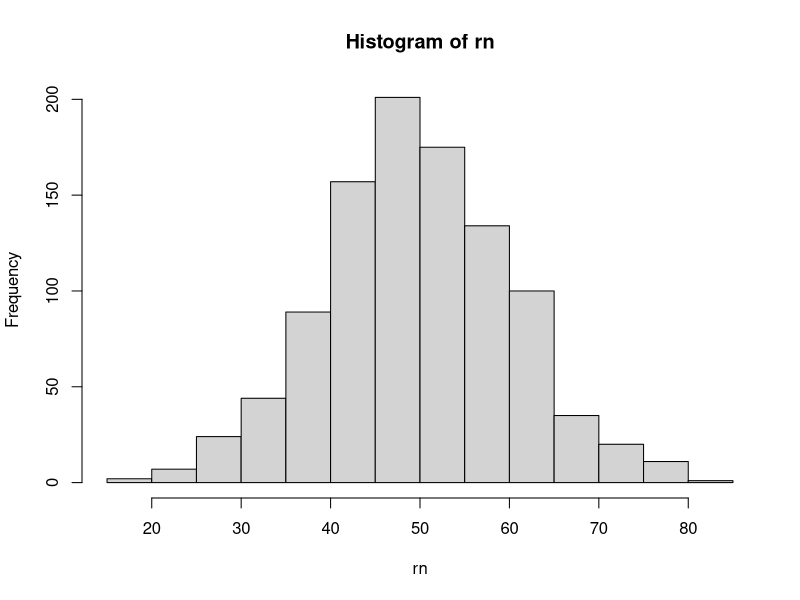
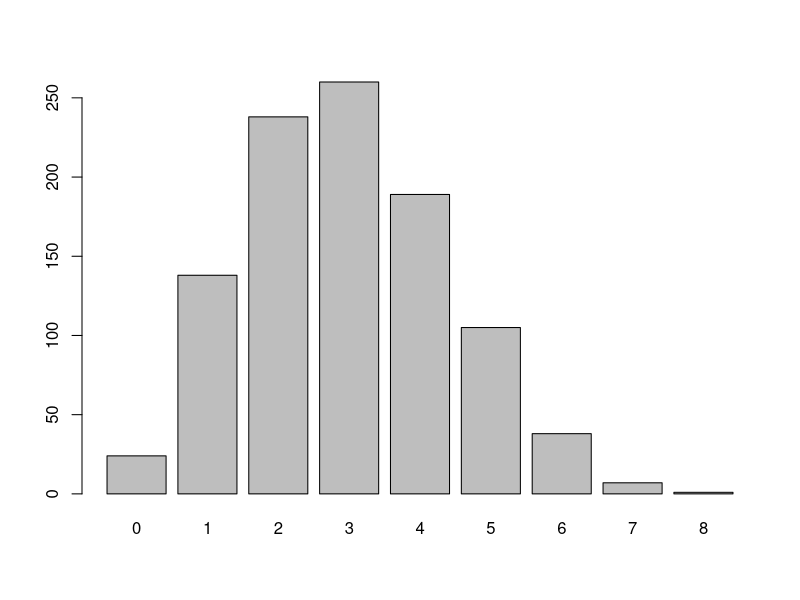
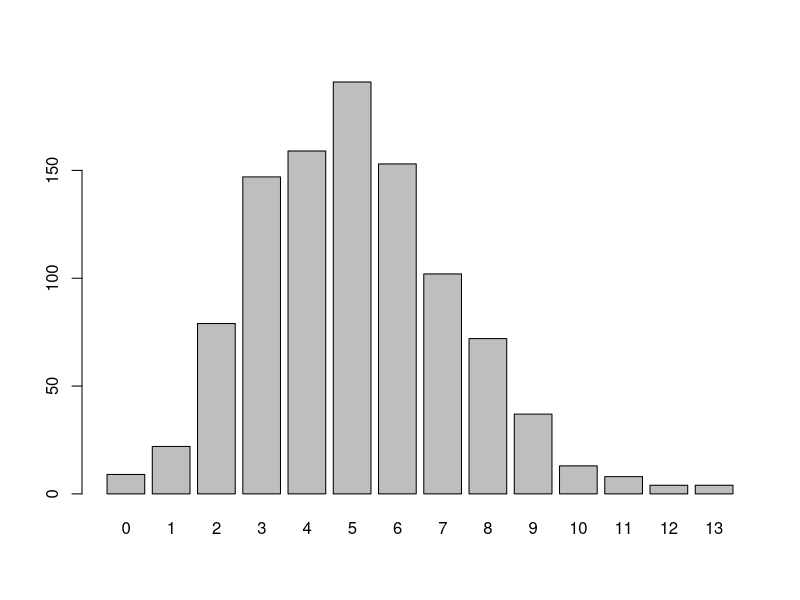
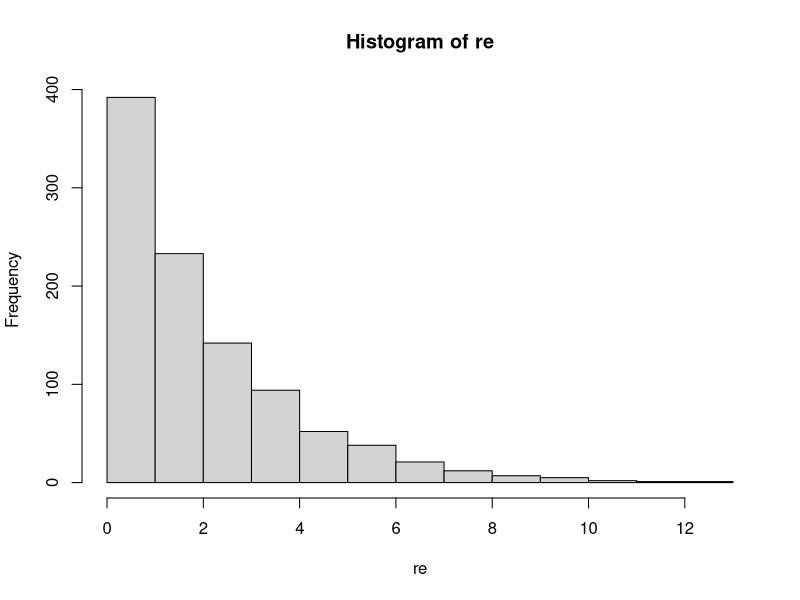
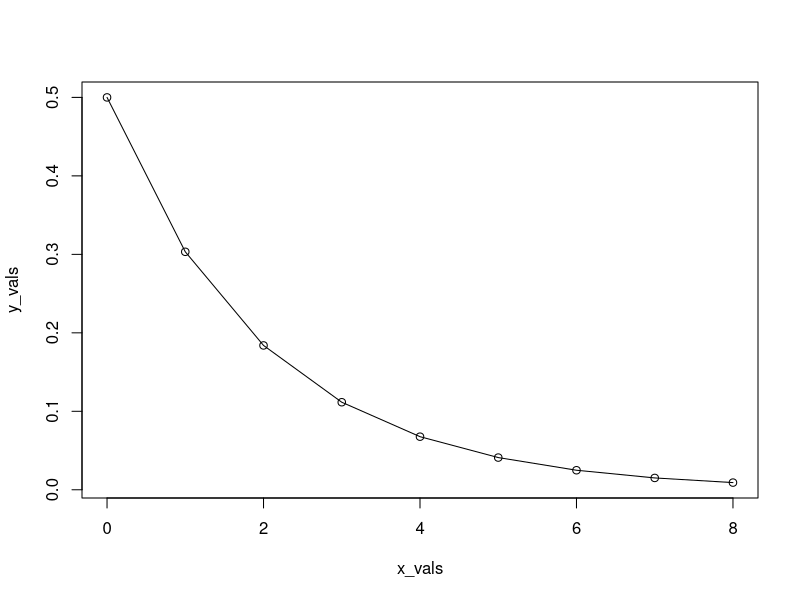
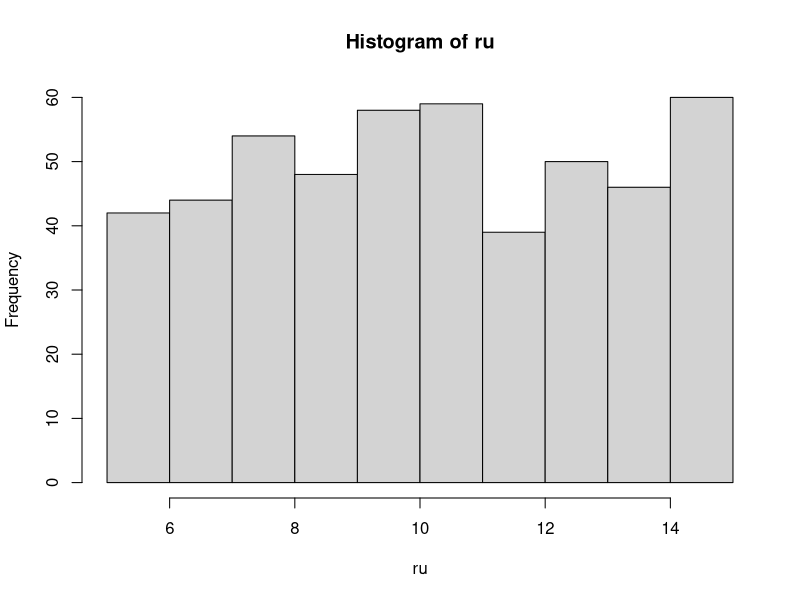
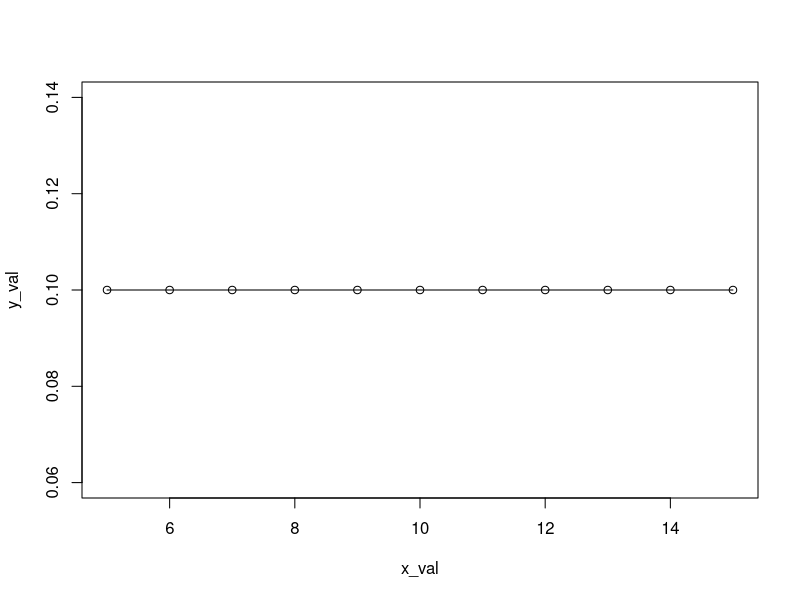
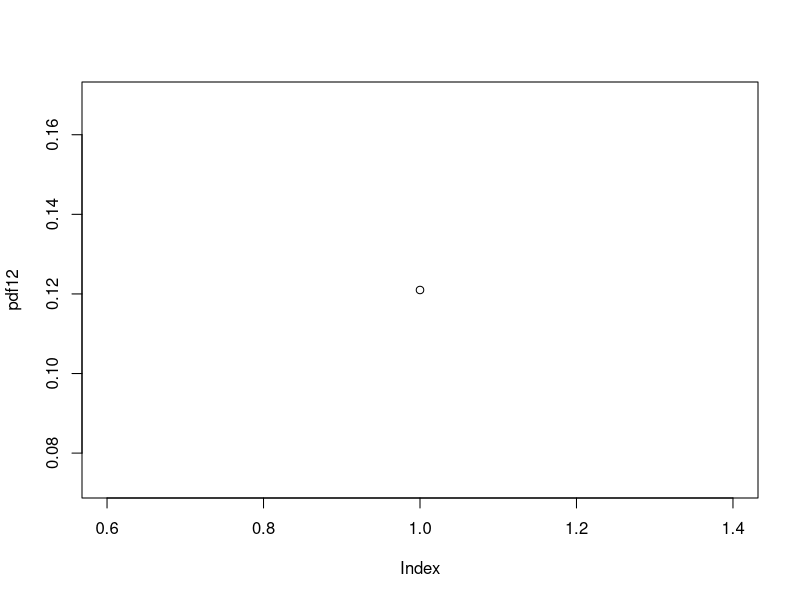

Generate these figures, in order, with R: (Note: this script raises an error after producing the figures.)
## ---- chunk 1
rn = rnorm(1000, mean = 50, sd =10)
#rn
## ---- chunk 2
mean(rn)
## ---- chunk 3
sqrt(var(rn)) #sd
## ---- chunk 4
# P(X>60) 
prob_greater_60 <- 1 - pnorm(60, mean = 50, sd = 10)
prob_greater_60
## ---- chunk 5
prob_between_40_60 <- pnorm(60, mean = 50, sd = 10) - pnorm(40, mean = 50, sd = 10)
prob_between_40_60
## ---- chunk 6
hist(rn)
## ---- chunk 7
bn = binomial()
bn
## ---- chunk 8
P_H = 0.3
n = 10
m = 1000
rb = rbinom(m, n, P_H)
mean(rb)
var(rb)
## ---- chunk 9
freq_table = table(rb)
barplot(freq_table)
## ---- chunk 10
lambda = 5
m=1000
rp = rpois(m, lambda)
## ---- chunk 11
mean(rp)
var(rp)
## ---- chunk 12
#P(\lambda = 3) = [\lambda ^ k * e^(-\lambda)] / k!
k=3
P_L3 = (lambda^k * exp(1)^(-lambda))/factorial(k)
P_L3
## ---- chunk 13
prob_3_calls <- dpois(3, lambda = lambda)
prob_3_calls
# also like this
## ---- chunk 14
prob_greater_6 <- 1 - dpois(6, lambda = lambda)
prob_greater_6
## ---- chunk 15
freq_table = table(rp)
barplot(freq_table)
## ---- chunk 16
E_wt = 2 #waiting time
m = 1000
lambda = 1/E_wt #rate parameter
re = rexp(m, rate = lambda)
## ---- chunk 17
mean(re)
## ---- chunk 18
#P(wt>3)

# PDF f(X;\lambda) =  λe^(−λx) for every x >= 0
x=3
P_wt_greater3 = lambda  * exp(1)^(-lambda*x)
P_wt_greater3
## ---- chunk 19
hist(re)
## ---- chunk 20
x_vals <- seq(0, max(rb))
y_vals <- dexp(x_vals, rate = lambda)
plot(x_vals, y_vals)
lines(x_vals,y_vals)
## ---- chunk 21
m = 500
lower = 5
upper = 15
ru = runif(m, min = lower, max = upper)
mean(ru)
var(ru)
## ---- chunk 22
#P(X <8) = (X-a)/b-a where a is lower and b is upper bound
PX_smaller8 =(8 - lower)/(upper - lower)
PX_smaller8
## ---- chunk 23
hist(ru)
## ---- chunk 24
x_val = seq (lower, upper)
y_val = dunif(x_val, min = lower, max = upper)
plot(x_val, y_val)
lines(x_val, y_val)
## ---- chunk 25
mu = 10
var = 4
sd = sqrt(var)
m = 1000
rn = rnorm(m, mean = mu, sd = sd) # if I want to create random 
## ---- chunk 26
#PDF X = 12
pdf12 = dnorm(12, mean = mu, sd = sd) # density for PDF
pdf12
## ---- chunk 27
cdf12 = pnorm(12, mean = mu, sd = sd) # distribution function for CDF
cdf12
## ---- chunk 28
plot(pdf12)
## ---- chunk 29
median(pdf12)
## ---- chunk 30
mean(pdf12)
## ---- chunk 31
# P(8≤X≤12) = P(X<=12) - P(X<=8) = (CDF(12) - CDF(8)
p_bet_8_12 = pnorm(12, mean = mu, sd = sd) - pnorm(8, mean = mu, sd = sd)
p_bet_8_12
## ---- chunk 32
# P(X≤Q(p))=0.75 
Q75 = qnorm(0.75, mean = mu, sd = sd)
Q75
## ---- chunk 33
#P(X = 5)
lower = 2
upper = 8
uPDF5 = dunif(5, min=lower, max = upper)
uPDF5
## ---- chunk 34
uCDF5 = punif(5, min=lower, max = upper)
uCDF5

## ---- chunk 35
# P(4 ≤ X ≤ 6) = P(X<=6) - P(X<=4) = CDF(6) - CDF(4)
uP4_6 = punif(6, min=lower, max = upper) - punif(4, min=lower, max = upper)
uP4_6
## ---- chunk 36
# E[X] = (a+b)/2 for unif
EX = (lower + upper) / 2
EX
## ---- chunk 37
# Var(X) = E[X^2] - (E[X]) ^ 2 = ((b - a)^2)/12
VarX = ((upper - lower)^2) /12
VarX

## ---- chunk 38
n = 10
#X = #(X=6)
# X is distributed as a Bin distrib 
p = 1/6
x = 3

# PMF: P(X = k) = (n choose k) * p^k * (1 - p)^(n - k)
P_X_3 = choose(n,x) * p^k * (1-p)^(n-k)
P_X_3
#
P_X_3_alt = dbinom(3,n, prob = p) # easier way
P_X_3_alt
## ---- chunk 39
# CDF = sum(i from 0 to x) of PMF (X = i)
sum = 0
for (i in 0:2) {
  PMF = dbinom(i, n, prob = p)
  sum = sum + PMF
}
sum
## ---- chunk 40
# also like this
CDF = pbinom(2,n, prob = p)  
# pbinom take the cumulative (sum) of all the PMF <= x
CDF
## ---- chunk 41
PX_greater_4 = 1 - pbinom(4,n, prob = p)  
PX_greater_4 
## ---- chunk 42
#E[X] = n * p 
EX = n*p
EX
## ---- chunk 43
#Var(X) = n * p * (1 - p)  
VarX = n*p*( 1 - p )
VarX
## ---- chunk 44
lambda = 4
## ---- chunk 45
PMF_X5 = dpois (5, lambda)
PMF_X5
## ---- chunk 46
CDF_X_smaller3 = ppois (3, lambda)
CDF_X_smaller3
## ---- chunk 47
CDF_X_greater6 = 1 - (ppois (6, lambda))
CDF_X_greater6
## ---- chunk 48
#E[X] = \lambda 
EX = lambda
EX
# variance is also \lambda
## ---- chunk 49
lambda = 1/5 #rate
## ---- chunk 50
PDF_X4 = dexp(4, rate = lambda)
PDF_X4
## ---- chunk 51
#f(x) = λ * e^(-λx) for x ≥ 0  
x = 4
PDF_X4sol = lambda * exp(1)^(- lambda * x)
PDF_X4sol
## ---- chunk 52
# this is for X<= dumbass
for (i in 0:4) {
  PMF = dexp(i, rate = lambda)
  sum = sum + PMF
}
sum
## ---- chunk 53
# F(x) = 1 - e^(-λx) for x ≥ 0  
CDF_X4 = 1 - exp(1)^(- lambda * x)
CDF_X4
## ---- chunk 54
CDF_X4 = pexp(4, rate = lambda) # easier way
CDF_X4
## ---- chunk 55
PX_greater_7 = 1 - pexp(7, rate = lambda) 
PX_greater_7
## ---- chunk 56
#[EX] = 1 / \lambda
EX = 1 / lambda
EX
## ---- chunk 57
# Var(X) = 1 / \lambda ^ 2
varX = 1 / (lambda^2)
varX
## ---- chunk 58
k = 3
lambda = 2
## ---- chunk 59
x=2
PDF_x2 = dgamma(x, k, rate = lambda)
PDF_x2
## ---- chunk 60
CDF_x2 = pgamma(x, k, rate = lambda)
CDF_x2
## ---- chunk 61
x = 4
PX_greater_4 = 1 - pgamma(x, k, rate = lambda)
PX_greater_4
## ---- chunk 62
# E(X)=ασ where \alpha is shape and \sigma is scale

scale = 1/lambda # lambda is rate
shape = k
EX = scale * shape
EX
## ---- chunk 63
#Var(X)=ασ^2 where \alpha is shape and \var is scale ^2
varX = (scale^2) * shape
varX
## ---- chunk 64
mu = 20
var = 9
sd = sqrt(var)
## ---- chunk 65
x = 25
dnorm(x, mean = mu, sd = sd)
## ---- chunk 66
pnorm(x, mean = mu, sd = sd)
## ---- chunk 67
pnorm(22, mean = mu, sd = sd) - pnorm(18, mean = mu, sd = sd)
## ---- chunk 68
plot(dnorm)
## ---- chunk 69
# this solution is wrong, it would work only in discret case like binomial or poisson
# In this specific case since we are dealing with continuous variable i should use a integer
sum = 0
for (i in 0:30) {
  PDF = dnorm(i, mean=mu, sd = sd)
  sum = PDF + sum
  if (sum >= 0.9)
    x = i
  else
    break
}
x
# Furthermore solution is not efficient at all
## ---- chunk 70
qnorm(0.9, mean = mu, sd = sd)
## ---- chunk 71
# E[Y] = 3 * E[X] + 5 => E[X] = mu
EY = 3 * 20 + 5
EY
# variance scaling property => a^2 * var(X)
varY = 3^2 * var
varY
## ---- chunk 72
a = 5
b = 15
## ---- chunk 73
dunif(9, a, b)
## ---- chunk 74
punif(9,a,b)
## ---- chunk 75
punif(12,a,b) - punif(7,a,b)
## ---- chunk 76
qunif(0.75,a,b)
## ---- chunk 77
# fz(z) = 1/(b - a) \integrale from a to b of x^2 dx given that a < b
#z =  1 - (b- a)  [x^3/3] a to b
1/ (b-a) #0.1
z = 0.1 * ((b^3- a^3)/3)
z
## ---- chunk 78
E_X2 <- (a^2 + a*b + b^2) / 3 # uniform second moment formula
E_X2
## ---- chunk 79
p = 0.4
size = 15
## ---- chunk 80
dbinom(5,size,p)
## ---- chunk 81
pbinom(7,size,p)
## ---- chunk 82
pbinom(9,size,p) - pbinom(4,size,p)
## ---- chunk 83
z = seq(0, 14, by = 2)
P_X_even = sum(dbinom(x = z, size, p))
P_X_even          
## ---- chunk 84
Mode = floor((size + 1) * p) # return integer: remove decimal by "difetto" 
Mode
## ---- chunk 85
lambda = 2
## ---- chunk 86
x = 3
dpois(x, lambda)
## ---- chunk 87
x = 3
1 - ppois(x, lambda)
## ---- chunk 88
ppois(4, lambda) - ppois(0, lambda)
## ---- chunk 89
t = 3
defects = 5
new_lambda = lambda * t
ppois(defects, new_lambda)
## ---- chunk 90
λ_new = lambda * (1 - 0.3) 
λ_new
# we know that E[X] and var (X) are equal to lambda
## ---- chunk 91
rate = 1/8
## ---- chunk 92
x = 10
dexp(x, rate)
## ---- chunk 93
pexp(x, rate)
## ---- chunk 94
1-pexp(12, rate)
## ---- chunk 95
pexp(15, rate) - pexp(5, rate)
## ---- chunk 96
rate2 = 1/5
x  = 10
new = pexp(x, rate2)
old = pexp(x,rate)
old
new
## ---- chunk 97
shape = 4
rate = 0.5
## ---- chunk 98
x = 6
dgamma(x,shape,rate)
## ---- chunk 99
pgamma(x,shape,rate)
## ---- chunk 100
x = 10
1 - pgamma(x,shape,rate)
## ---- chunk 101
#E[X] = 1/ lambda
EX = shape/rate
EX
## ---- chunk 102
EXx2 = EX * 2 # Expected lifespan is mean value of x
# 1 - cause we want to calc the prob that is >, remember CDF in R calculate =<
1 - pgamma(EXx2, shape, rate)
## ---- chunk 103
m = 50
var = 16
sd = sqrt(var)
## ---- chunk 104
x = 58
1 - pnorm(x, m, sd)
## ---- chunk 105
# z = (X - mean)/sd
z = (58 - m)/sd 
# P(z<=2) is output
# we see 1 - P(z>2) on standard normal table
1 - pnorm(z) # automatically done here
## ---- chunk 106
#E[Y] = 3 E[X] - 10
m_y <- 3 * m - 10
# VAR(y) = 3**2 var(X) - 10
var_y = 3^2 * var
sd_y = sqrt(var_y)
x = 100
pnorm(x, mean = m_y, sd = sd_y)
## ---- chunk 107
q = qnorm(0.9, m, sd)
1 - pnorm(q, m, sd)
## ---- chunk 108
sk = rnorm(100000, m, sd)
skewness = mean((sk - m)^3 / sd^3)
skewness # close to 0 cause it's a normal distribution
# for n -> to \inf it converge to 0
## ---- chunk 109
p = pnorm(55, m, sd)
1 - p^2
## ---- chunk 110
a = 3
b = 9
## ---- chunk 111
(b^4 - a^4) / (4 * (b - a))
## ---- chunk 112
# so we have x = sqrt(y): derivate and we obtain 1/(2 * sqrt(y)) 
# 12 is obtained by 1/(b-a) that gives 1/6 multiplied by that 2 at denominator
fy <- function(y) ifelse(y >= a^2 & y <= b^2, 1 / (12 * sqrt(y)), 0)
## ---- chunk 113
n = 5 
#E[Xmax] = (n*b - a)/n+1
(n*b - a)/(n+1)
## ---- chunk 114
# we run Montecarlo simulation, we prove this empirically
X1 <- runif(100000, min = a, max = b)
X2 <- runif(100000, min = a, max = b)
mean(X2 > X1) # should be close to 0.5 since they are identical distributed
## ---- chunk 115
# e
log(b - a)
## ---- chunk 116
n = 50
p = 0.2
## ---- chunk 117
x = 15
1 - pbinom(x, n, p)
## ---- chunk 118
mu <- n * p  # Expected value
delta <- (X / mu) - 1  

# Compute Chernoff bound
chernoff_bound <- exp(- (delta^2 * mu) / 3)
chernoff_bound
## ---- chunk 119
x = 12
1 - (pbinom(x, n, p) - dbinom(x,n,p))
## ---- chunk 120
var = mu * (1 - p) # variance
sigma <- sqrt(var)  # Standard deviation
z_score <- (x - mu) / sigma  # Standard normal transformation

# Compute probability using normal distribution
1 - pnorm(z_score)

## ---- chunk 121
# E[Y] = E[X^2] => from variance property
# E[X^2] = var(X) + (E[X])^2
# = np(1-p) + (np)^2
n*p*(1-p) + (n*p)^2
## ---- chunk 122
p1 = 0.2
p2 = 0.2*2
n = 50
n2 = 10
n1 = n -n2
x = 20
mu1 = n1 * p1
mu2 = n2 * p2
mu = mu1 + mu2
var1 = mu1*(1-p1)
var2 = mu2*(1-p2)
var = var1 + var2
sd = sqrt(var)
1 - pnorm(x, mu, sd) # Central limit theorem
## ---- chunk 123
# Empirical demostration: Montecarlo simulations
p_x1 <- rbinom(100000, size = n1, prob = p1)
p_x2 <- rbinom(100000, size = n2, prob = p2)

# Total number of correct answers
X_total <- p_x1 + p_x2

# Compute probability P(X ≤ 20)
p_x_leq_20 <- mean(X_total <= 20)

# Compute P(X > 20)
1 - p_x_leq_20
## ---- chunk 124
lambda <- n * p  # Poisson mean
1 - ppois(15, lambda = lambda)
## ---- chunk 125
lambda = 4
## ---- chunk 126
h = 24
x = 0 # I calculate the prob to have exactly(dpois) 0 visitor, so 1 - ... is the prob of having at least one
# This consider only one hour so we ^ by h
(1 - dpois(x, lambda)) ^ h
## ---- chunk 127
# Using original formula
# dpois is ((exp(1)^(- lambda) ) * lambda^ x)) / factorial (x)
(1 - ((exp(1)^(- lambda) ) * (lambda^ x)) / factorial (x))^h
## ---- chunk 128
# Poisson are indipendent if their sum x+ + x2 so 2 poisson lambda = 4 are like a Poisson of lambda = 8
lambda2 = 4+4
x = 8
dpois(x, lambda2)
dpois(x,lambda) + dpois(x,lambda)
# It follows additive property of Poisson
## ---- chunk 129
set.seed(42)
# Empirical demostration
n <- 100000  
# Simulate X1 and X2
X1 <- rpois(n, lambda)
X2 <- rpois(n, lambda)

mean((X1 + X2)==8)
## ---- chunk 130
# Compute theoretical Poisson(8) probability
dpois(8, lambda2)

## ---- chunk 131
# lambda takes into consideration the number of visitors x hour
# each visitor makes # purchases, we obtain the value by product of lambda1 * lambda2
lambda_purch = 3 * lambda
x = 10
dpois(x,lambda_purch)
## ---- chunk 132
#Mx(t) = exp(1)^(lambda*((exp(1)^t)-1)
lambda = 4
t = 2
exp(lambda*(exp(t)-1))
## ---- chunk 133
ch = 6
lambda1 = 2
lambda2 = 6
h = 24
changes = h/ch
var = (lambda1+lambda2)*2 #X_1+X_2+X_3+X_4
var # variance is equal to its mean
## ---- chunk 134
rate = 1/10
## ---- chunk 135
# memoryless property state that we don't care about what happened before
t = 20 - 10 # we have already waited 10 min out of 20 without a bus to pass, we have to consider this but it would not change the prob it may pass faster or not
1 - pexp(t, rate)
## ---- chunk 136
exp(-rate * 10) # solving with original formula: e^(-lambda * x)
## ---- chunk 137
rate1 = 1/10
rate2 = 1/5
rate = rate1+rate2
x = 15
1 - pexp(x, rate)
## ---- chunk 138
exp(-rate * x) # real formula for confirmation
## ---- chunk 139
rate = 1/10
median = log(2) / rate
median
# just for context 
mean = rate^(-1) # inverse of rate
mean
## ---- chunk 140
var = mean^2
sd = sqrt(var)
x = 20
# for norm
1 - pnorm(x, mean,sd)
# for exp
1 - pexp(x, rate)

## ---- chunk 141
p1 = 0.3
p2 = 0.7
rate1 = 1/5
rate2 = 1/10
EX1 = rate1^(-1)
EX2 = rate2^(-1)
# E[Y]
EY = p1 * EX1 + p2 * EX2
EY
## ---- chunk 142
shape = 3 # Alpha, also k
rate = 2 #Beta
## ---- chunk 143
(shape-1)/rate
## ---- chunk 144
x = 5
1 - pgamma(x, shape, rate)
## ---- chunk 145
# Define gamma PDF
gamma_pdf <- function(x) {
  (rate^shape * x^(shape - 1) * exp(-rate * x)) / gamma(shape)
}
integrate(gamma_pdf, lower = 5, upper = Inf)$value
## ---- chunk 146
#E[X^2] = var(X) + (E[X])^2 where:
var = shape / rate
EX_sq = shape / rate^2
EX2 = var + EX_sq # here we apply formula
## ---- chunk 147
# Gamma is distributed as (shape + n, rate +1)
n= 5
n_shape = shape + n
n_rate = rate +1
EX = n_shape/n_rate
EX
## ---- chunk 148
# so we have shape = rate
k = 1000
m = 100000
rg =rgamma(m, k, k)
mean(rg) # should be close to 1 so is ok
var(rg) # should be close to 0.001 so is ok
mean = k/k # = 1
var = k/(k^2)
sd = sqrt(var)
rn = rnorm(m, mean, var)
## ---- chunk 149
mean = 0 #for norm
var = 1 # for norm
sd = sqrt(var) # for norm
rate = 1 # for exp
lambda = 5 #for poisson
## ---- chunk 150
# There is no close solution for this so we use Montecarlo Simulation aka Empirical demostration
set.seed(42)

m = 100000
X = rnorm(m, mean, sd)
Y = rexp(m, rate)
Z =rpois(m, lambda)
mean((X+Y)<Z)
## ---- chunk 151
m = 5
var = 4
sd = 2
min = 2
max = 8
m = 100000
X = rnorm(m, m, sd)
Y = runif(m, min, max)
mean(Y>X)
## ---- chunk 152
set.seed(42)
mu = 5
var = 9
shape = 3
rate = 2
m = 100000
# empirical tests
X = rnorm(m, mu, sqrt(var))
Y = rgamma(m,shape, rate)
mean((X^2 + Y) <20)
## ---- chunk 153
lambda = 4
min = 0
max = 1
# P
Z = rpois(m,lambda)
U_sum <- sapply(Z, function(z) sum(runif(z, min, max))) # for each value of Z we apply uniform, this is possible thanks to sapply that iterate over all the value
mean(U_sum >3)

## ---- chunk 154
rate1 = 1
rate2 = 2
# analitically P(X>Y) = rate2 / (rate1 + rate2)
rate2 / (rate1 + rate2)
r1 = rexp(m, rate1)
r2 = rexp(m, rate2)
mean(r1>r2)
# they match
## ---- chunk 155
mu = 0
var = 1
p= 0.7
rate=1
#E[X] for normal is mu, for exp is 1/rate
EX = mu * p + (1/rate)*(1-p)
EX
#var(X) for normal is var, for exp is 1 - (E[X])^2
varX= var * p + (1-(EX^2)) * (1-p)
varX
# idk about parenthesis here
## ---- chunk 156
mu = 0
var = 1
# is the prob that at least one is >1.5
# This is obtained with product, for pnorm remember it consider <=
1 - (pnorm(1.5, mu, var)*pnorm(1.5, mu, var))
## ---- chunk 157
lambda = 2
rate = 1/4
lambda_tot = 2*12 #to consider all the time period
months = 12
# We know that sum of exponential follows a gamma distribution
1 - pgamma(months, shape = lambda_tot, rate = rate)
## ---- chunk 158
pbeta(0.7, shape1 = 2, shape2 = 5) - pbeta(0.3, shape1 = 2, shape2 = 5)
## ---- chunk 159
# Same as ex n 7 to explain the use of gamma
1 - pgamma(10, shape = 3, rate = 1)
